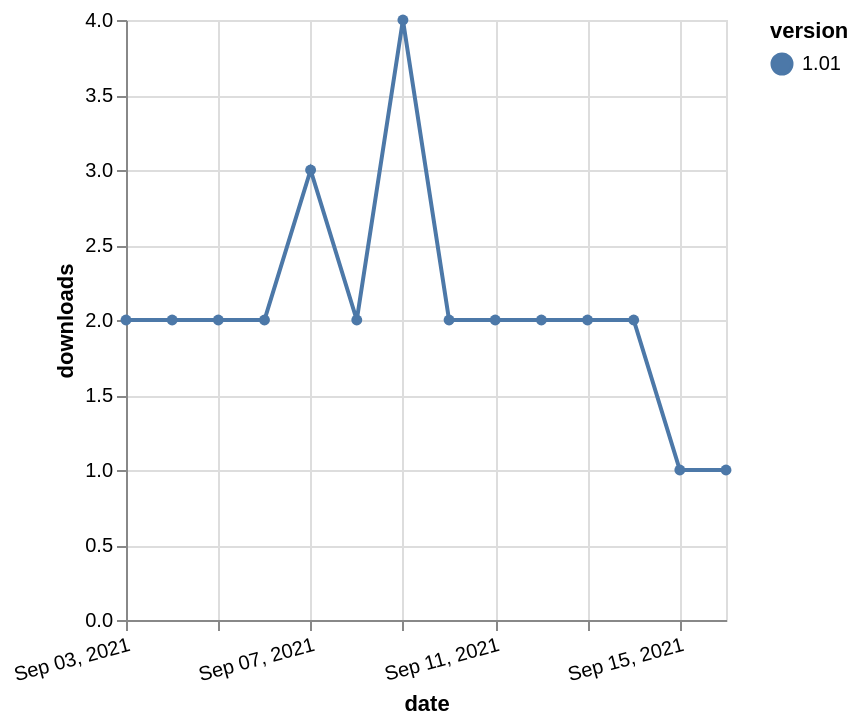

The specification (Vega-Lite) saved for this image:
### Vega-Lite specification from a JSON file in a GitHub repository (floating-point values rounded to 4 significant figures)
{"$schema": "https://vega.github.io/schema/vega-lite/v5.json", "description": "A simple bar chart with embedded data.", "data": {"values": [{"date": "2021-09-03", "total": 2712, "delta": 2, "version": "1.01"}, {"date": "2021-09-04", "total": 2714, "delta": 2, "version": "1.01"}, {"date": "2021-09-05", "total": 2716, "delta": 2, "version": "1.01"}, {"date": "2021-09-06", "total": 2718, "delta": 2, "version": "1.01"}, {"date": "2021-09-07", "total": 2721, "delta": 3, "version": "1.01"}, {"date": "2021-09-08", "total": 2723, "delta": 2, "version": "1.01"}, {"date": "2021-09-09", "total": 2727, "delta": 4, "version": "1.01"}, {"date": "2021-09-10", "total": 2729, "delta": 2, "version": "1.01"}, {"date": "2021-09-11", "total": 2731, "delta": 2, "version": "1.01"}, {"date": "2021-09-12", "total": 2733, "delta": 2, "version": "1.01"}, {"date": "2021-09-13", "total": 2735, "delta": 2, "version": "1.01"}, {"date": "2021-09-14", "total": 2737, "delta": 2, "version": "1.01"}, {"date": "2021-09-15", "total": 2738, "delta": 1, "version": "1.01"}, {"date": "2021-09-16", "total": 2739, "delta": 1, "version": "1.01"}]}, "width": "container", "mark": {"type": "line", "point": {"filled": true}}, "encoding": {"x": {"field": "date", "type": "temporal", "timeUnit": "yearmonthdate", "title": "date", "axis": {"labelAngle": -15}}, "y": {"field": "delta", "type": "quantitative", "title": "downloads"}, "color": {"field": "version", "type": "nominal"}, "tooltip": {"field": "delta"}}}
